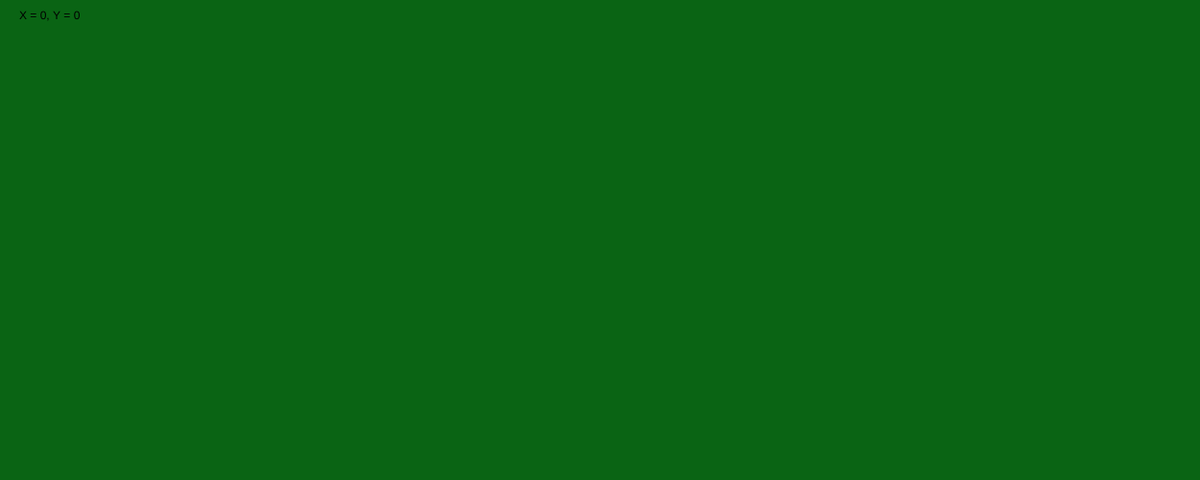
Frame 1 (no input)
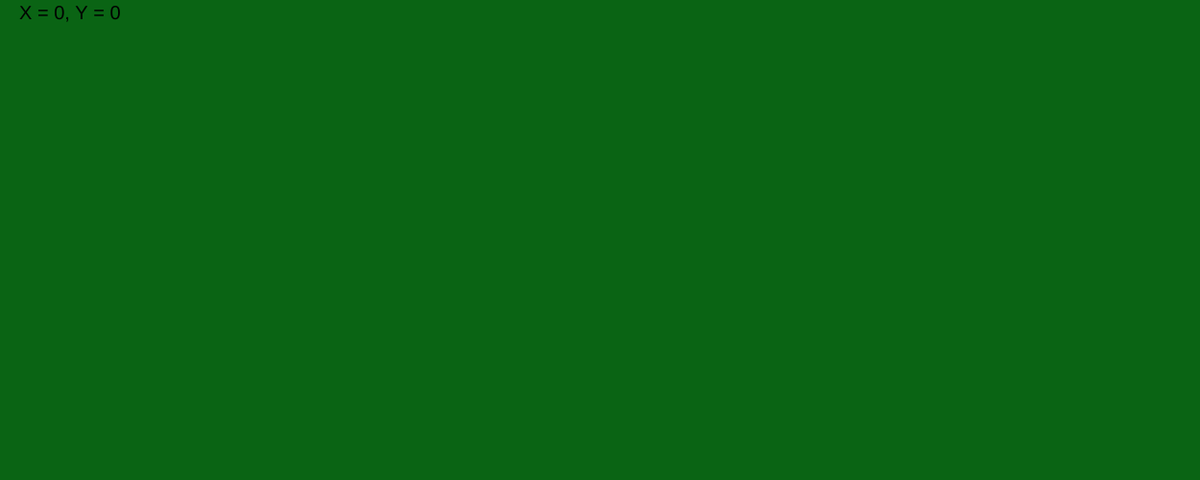
Frame 60 (no input)
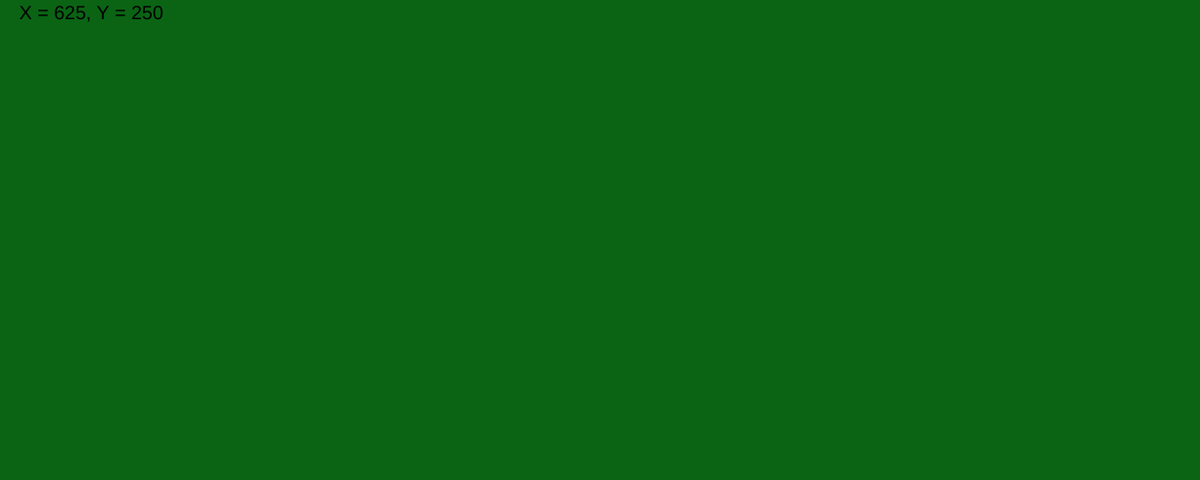
Frame 120 (the mouse pressed at the canvas centre since frame 60)

The p5.js sketch that drew these frames (run headless with seeded random() and noise() and a simulated clock; from frame 60 on, the mouse is pressed at the canvas centre):

// p5.js sketch
// ── sketch.js

function setup() {
  createCanvas(1250, 500);
}
function draw() {
    background(1,2, 3);
  var xx = mouseX;
  var yy = mouseY;
    var x = round(xx);
    var y = round(yy);
  var pos = 10
  background(10, 100, 20);
  text("X = " + x + ', ' + 'Y = ' + y, pos+10, pos+10);
    textSize(20);
    if(x == 5&&y == 30){
        createA('second.html', 'Congratulations! You passed the first level! Click here to continue.' );
        noLoop();
    }
}

// ── Third.html
<html>
  <head>
    <title>Happy Birthday mummy!</title>
  </head>
  
  <body>
    <h1>You open the vault and find a clue.</h1>
    <p>But before you could read it, you get teleported to your home. The clue said:</p>
    <p>Near something which arrived not too long ago.</p>
    <p>That is the end! Hope you enjoyed it!</p>
    <h2>Once again, Happy Birthday Mummy!</h2>
  </body
</html>

// ── second.html
<html>
    
<head>
    <meta charset="utf-8">
    <meta name="viewport" content="width=device-width, initial-scale=1.0">
    <title></title>
</head>

<body>
    
    <h1>Congratulations! Aapne puzzle solve kar li! Apka prize h ki aj main kabhi bhi apke liye chaye banaunga!</h1>
    <p>Sorry agar zyada nahi tha, aj hi pata chala to maine jaldi jaldi bana diya 😁😁</p>
    
    
</body>
    
</html>
